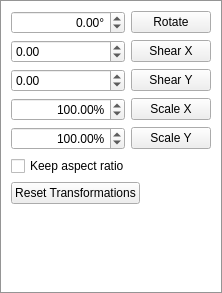
<ui version="4.0" >
 <class>DefaultToolTransformWidget</class>
 <widget class="QMenu" name="DefaultToolTransformWidget" >
  <property name="geometry" >
   <rect>
    <x>0</x>
    <y>0</y>
    <width>222</width>
    <height>293</height>
   </rect>
  </property>
  <layout class="QGridLayout" name="gridLayout" >
   <item row="0" column="0" >
    <widget class="QDoubleSpinBox" name="rotateSpinBox" >
     <property name="sizePolicy" >
      <sizepolicy vsizetype="Fixed" hsizetype="Minimum" >
       <horstretch>2</horstretch>
       <verstretch>0</verstretch>
      </sizepolicy>
     </property>
     <property name="alignment" >
      <set>Qt::AlignRight|Qt::AlignTrailing|Qt::AlignVCenter</set>
     </property>
     <property name="suffix" >
      <string>°</string>
     </property>
     <property name="minimum" >
      <double>-360.000000000000000</double>
     </property>
     <property name="maximum" >
      <double>360.000000000000000</double>
     </property>
    </widget>
   </item>
   <item row="0" column="1" >
    <widget class="QPushButton" name="rotateButton" >
     <property name="text" >
      <string>Rotate</string>
     </property>
    </widget>
   </item>
   <item row="1" column="0" >
    <widget class="KoUnitDoubleSpinBox" name="shearXSpinBox" >
     <property name="sizePolicy" >
      <sizepolicy vsizetype="Fixed" hsizetype="Minimum" >
       <horstretch>2</horstretch>
       <verstretch>0</verstretch>
      </sizepolicy>
     </property>
     <property name="minimum" >
      <double>-100.000000000000000</double>
     </property>
     <property name="maximum" >
      <double>100.000000000000000</double>
     </property>
     <property name="singleStep" >
      <double>0.100000000000000</double>
     </property>
    </widget>
   </item>
   <item row="1" column="1" >
    <widget class="QPushButton" name="shearXButton" >
     <property name="text" >
      <string>Shear X</string>
     </property>
    </widget>
   </item>
   <item row="2" column="0" >
    <widget class="KoUnitDoubleSpinBox" name="shearYSpinBox" >
     <property name="sizePolicy" >
      <sizepolicy vsizetype="Fixed" hsizetype="Minimum" >
       <horstretch>2</horstretch>
       <verstretch>0</verstretch>
      </sizepolicy>
     </property>
     <property name="minimum" >
      <double>-100.000000000000000</double>
     </property>
     <property name="maximum" >
      <double>100.000000000000000</double>
     </property>
     <property name="singleStep" >
      <double>0.100000000000000</double>
     </property>
    </widget>
   </item>
   <item row="2" column="1" >
    <widget class="QPushButton" name="shearYButton" >
     <property name="text" >
      <string>Shear Y</string>
     </property>
    </widget>
   </item>
   <item row="3" column="0" >
    <widget class="QDoubleSpinBox" name="scaleXSpinBox" >
     <property name="sizePolicy" >
      <sizepolicy vsizetype="Fixed" hsizetype="Minimum" >
       <horstretch>2</horstretch>
       <verstretch>0</verstretch>
      </sizepolicy>
     </property>
     <property name="alignment" >
      <set>Qt::AlignRight|Qt::AlignTrailing|Qt::AlignVCenter</set>
     </property>
     <property name="suffix" >
      <string>%</string>
     </property>
     <property name="minimum" >
      <double>-1000.000000000000000</double>
     </property>
     <property name="maximum" >
      <double>1000.000000000000000</double>
     </property>
     <property name="value" >
      <double>100.000000000000000</double>
     </property>
    </widget>
   </item>
   <item row="3" column="1" >
    <widget class="QPushButton" name="scaleXButton" >
     <property name="text" >
      <string>Scale X</string>
     </property>
    </widget>
   </item>
   <item row="4" column="0" >
    <widget class="QDoubleSpinBox" name="scaleYSpinBox" >
     <property name="sizePolicy" >
      <sizepolicy vsizetype="Fixed" hsizetype="Minimum" >
       <horstretch>2</horstretch>
       <verstretch>0</verstretch>
      </sizepolicy>
     </property>
     <property name="alignment" >
      <set>Qt::AlignRight|Qt::AlignTrailing|Qt::AlignVCenter</set>
     </property>
     <property name="suffix" >
      <string>%</string>
     </property>
     <property name="minimum" >
      <double>-1000.000000000000000</double>
     </property>
     <property name="maximum" >
      <double>1000.000000000000000</double>
     </property>
     <property name="value" >
      <double>100.000000000000000</double>
     </property>
    </widget>
   </item>
   <item row="4" column="1" >
    <widget class="QPushButton" name="scaleYButton" >
     <property name="text" >
      <string>Scale Y</string>
     </property>
    </widget>
   </item>
   <item row="5" column="0" colspan="2" >
    <widget class="QCheckBox" name="scaleAspectCheckBox" >
     <property name="text" >
      <string>Keep aspect ratio</string>
     </property>
    </widget>
   </item>
   <item row="6" column="0" colspan="2" >
    <widget class="QPushButton" name="resetButton" >
     <property name="sizePolicy" >
      <sizepolicy vsizetype="Fixed" hsizetype="Fixed" >
       <horstretch>0</horstretch>
       <verstretch>0</verstretch>
      </sizepolicy>
     </property>
     <property name="text" >
      <string>Reset Transformations</string>
     </property>
    </widget>
   </item>
   <item row="7" column="0" colspan="2" >
    <spacer name="spacer" >
     <property name="orientation" >
      <enum>Qt::Vertical</enum>
     </property>
     <property name="sizeHint" stdset="0" >
      <size>
       <width>191</width>
       <height>58</height>
      </size>
     </property>
    </spacer>
   </item>
  </layout>
 </widget>
 <customwidgets>
  <customwidget>
   <class>KoUnitDoubleSpinBox</class>
   <extends>QDoubleSpinBox</extends>
   <header>KoUnitDoubleSpinBox.h</header>
  </customwidget>
 </customwidgets>
 <resources/>
 <connections/>
</ui>
